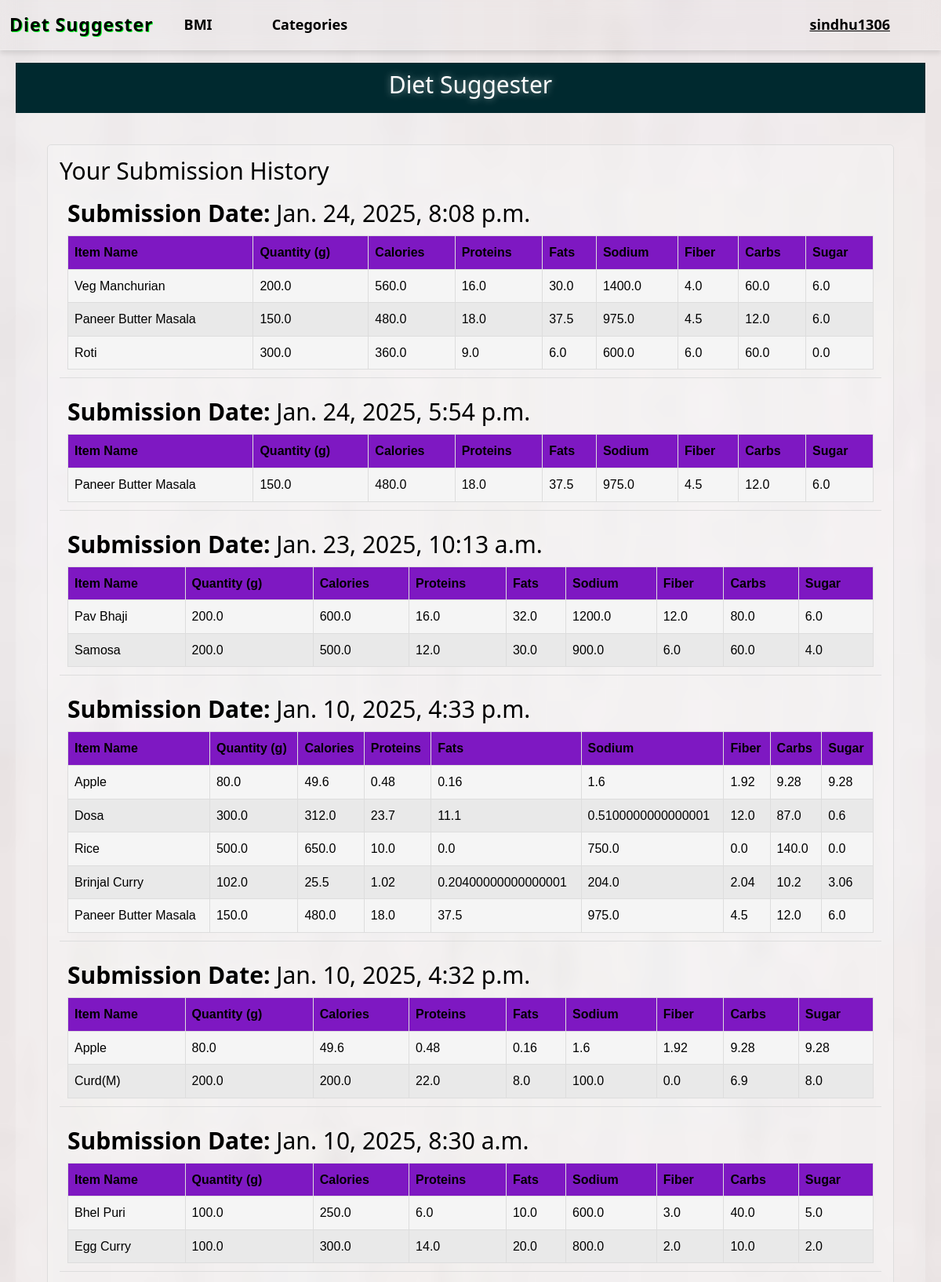
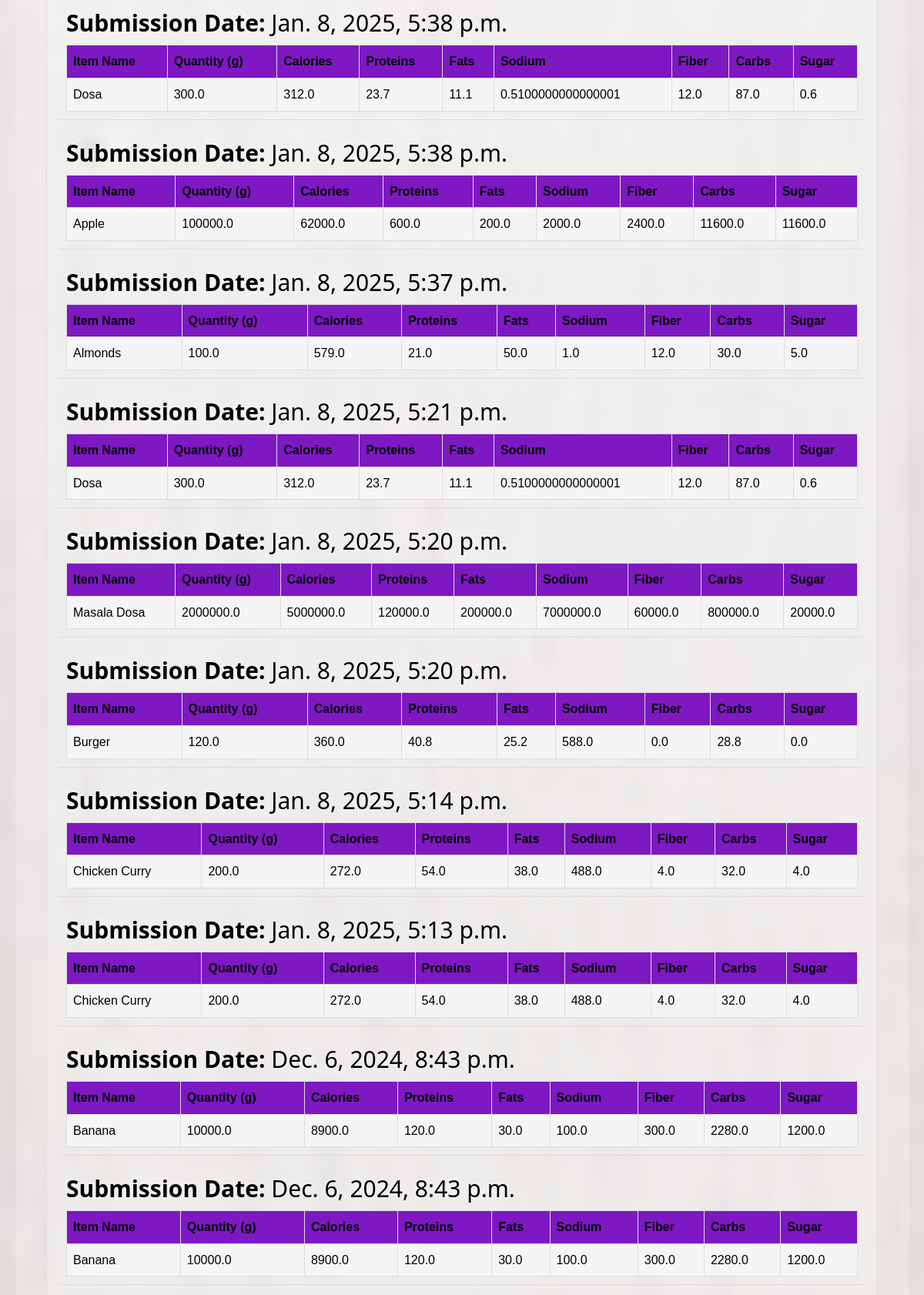
The page /user-history/ (signed in, upper part) on the database its author committed (2 pictures, top to bottom).
### nutrition/models.py (models this page shows, shortened)
class UserSubmission(models.Model):
    user = models.ForeignKey(User, on_delete=models.CASCADE)
    submitted_at = models.DateTimeField(auto_now_add=True)

class ItemEntry(models.Model):
    submission = models.ForeignKey(UserSubmission, related_name='items', on_delete=models.CASCADE)
    item_name = models.CharField(max_length=100)
    quantity = models.FloatField()
    calories = models.FloatField()
    proteins = models.FloatField()
    fats = models.FloatField()
    sodium = models.FloatField(default=0)
    fiber = models.FloatField(default=0)
    carbs = models.FloatField()
    sugar = models.FloatField(default=0)
    category = models.ForeignKey(Category, related_name='item_entries', on_delete=models.CASCADE, null=True)

### nutrition/views.py (the view)
# urls.py: path('user-history/', views.user_history, name='user_history'),
@cache_control(no_cache=True, must_revalidate=True, no_store=True)
@login_required
def user_history(request):
    user_submissions = UserSubmission.objects.filter(user=request.user).prefetch_related('items').order_by('-submitted_at')
    context = {
        'submissions': user_submissions,
    }
    return render(request, 'user_history.html', context)

### templates/user_history.html (shortened to what this page needs)
{% extends 'base.html' %}
{% block content %}
<div class="submission-history">
    <h3>Your Submission History</h3>
    {% if submissions %}
        {% for submission in submissions %}
            <div class="submission">
                <h3><strong>Submission Date:</strong> {{ submission.submitted_at }}</h3>
                <table class="item-table">
                    <thead>
                        <tr>
                            <th>Item Name</th>
                            <th>Quantity (g)</th>
                            <th>Calories</th>
                            <th>Proteins</th>
                            <th>Fats</th>
                            <th>Sodium</th>
                            <th>Fiber</th>
                            <th>Carbs</th>
                            <th>Sugar</th>
                        </tr>
                    </thead>
                    <tbody>
                        {% for item_entry in submission.items.all %}
                        <tr>
                            <td>{{ item_entry.item_name|title }}</td>
                            <td>{{ item_entry.quantity }}</td>
                            <td>{{ item_entry.calories }}</td>
                            <td>{{ item_entry.proteins }}</td>
                            <td>{{ item_entry.fats }}</td>
                            <td>{{ item_entry.sodium }}</td>
                            <td>{{ item_entry.fiber }}</td>
                            <td>{{ item_entry.carbs }}</td>
                            <td>{{ item_entry.sugar }}</td>
                        </tr>
                        {% endfor %}
                    </tbody>
                </table>
            </div>
        {% endfor %}
    {% else %}
        <p>You have not made any submissions yet.</p>
    {% endif %}
</div>
{% endblock %}

### templates/navbar.html (shortened to what this page needs)
{% load static %}
<nav class="navbar navbar-expand-lg">
    <div class="container-fluid" id="navbarNav">
        <a class="navbar-brand" href="/">Diet Suggester</a>
        <div class="collapse navbar-collapse" id="navbarText">
            <ul class="navbar-nav me-auto mb-2 mb-lg-0">
            <li class="nav-item active">
                <a class="nav-link" href="{% url 'bmicalc' %}">BMI</a>
            </li>
            <li class="nav-item">
                <a class="nav-link" href="{% url 'category-wise-items' %}">Categories</a>
            </li>
            <li class="nav-item">
                <a class="nav-link" href="#"></a>
            </li>
            <li class="nav-item">
                <a class="nav-link" href="#"></a>
            </li>
        </ul>
        <ul class="navbar-nav ms-auto mb-2 mb-lg-0">
            {% if user.is_authenticated %}
                <li class="nav-item">
                    <a class="nav-link" href="{% url 'user_history' %}"><u>{{ user.username }}</u></a>
                </li>
            {% else %}
                <li class="nav-item">
                    <a class="nav-link" href="{% url 'login' %}"><u>User</u></a>
                </li>
            {% endif %}
        </ul>
    </div>
</div>
</nav>

### templates/user_history.html (style rules this page uses)
.submission-history { margin: 20px; border: 1px solid #ddd; border-radius: 5px; padding: 15px; background-color: #f9f9f953; }
.submission { margin-bottom: 15px; padding: 10px; border-bottom: 1px solid #ddd; }
.item-table { width: 100%; border-collapse: collapse; margin-top: 10px; }
.item-table th, .item-table td { border: 1px solid #ddd; padding: 8px; text-align: left; }
.item-table th { background-color: #7e18c2; }

### rows shown on the page
UserSubmission: submitted_at "Jan. 24, 2025, 8:08 p.m."
ItemEntry: item_name "Veg Manchurian", quantity "200.0", calories "560.0", proteins "16.0", fats "30.0", sodium "1400.0", fiber "4.0", carbs "60.0", sugar "6.0"
ItemEntry: item_name "Paneer Butter Masala", quantity "150.0", calories "480.0", proteins "18.0", fats "37.5", sodium "975.0", fiber "4.5", carbs "12.0", sugar "6.0"
ItemEntry: item_name "Roti", quantity "300.0", calories "360.0", proteins "9.0", fats "6.0", sodium "600.0", fiber "6.0", carbs "60.0", sugar "0.0"
UserSubmission: submitted_at "Jan. 24, 2025, 5:54 p.m."
ItemEntry: item_name "Paneer Butter Masala", quantity "150.0", calories "480.0", proteins "18.0", fats "37.5", sodium "975.0", fiber "4.5", carbs "12.0", sugar "6.0"
UserSubmission: submitted_at "Jan. 23, 2025, 10:13 a.m."
ItemEntry: item_name "Pav Bhaji", quantity "200.0", calories "600.0", proteins "16.0", fats "32.0", sodium "1200.0", fiber "12.0", carbs "80.0", sugar "6.0"
ItemEntry: item_name "Samosa", quantity "200.0", calories "500.0", proteins "12.0", fats "30.0", sodium "900.0", fiber "6.0", carbs "60.0", sugar "4.0"
UserSubmission: submitted_at "Jan. 10, 2025, 4:33 p.m."
ItemEntry: item_name "Apple", quantity "80.0", calories "49.6", proteins "0.48", fats "0.16", sodium "1.6", fiber "1.92", carbs "9.28", sugar "9.28"
ItemEntry: item_name "Dosa", quantity "300.0", calories "312.0", proteins "23.7", fats "11.1", sodium "0.5100000000000001", fiber "12.0", carbs "87.0", sugar "0.6"
ItemEntry: item_name "Rice", quantity "500.0", calories "650.0", proteins "10.0", fats "0.0", sodium "750.0", fiber "0.0", carbs "140.0", sugar "0.0"
ItemEntry: item_name "Brinjal Curry", quantity "102.0", calories "25.5", proteins "1.02", fats "0.20400000000000001", sodium "204.0", fiber "2.04", carbs "10.2", sugar "3.06"
ItemEntry: item_name "Paneer Butter Masala", quantity "150.0", calories "480.0", proteins "18.0", fats "37.5", sodium "975.0", fiber "4.5", carbs "12.0", sugar "6.0"
UserSubmission: submitted_at "Jan. 10, 2025, 4:32 p.m."
ItemEntry: item_name "Apple", quantity "80.0", calories "49.6", proteins "0.48", fats "0.16", sodium "1.6", fiber "1.92", carbs "9.28", sugar "9.28"
ItemEntry: item_name "Curd(M)", quantity "200.0", calories "200.0", proteins "22.0", fats "8.0", sodium "100.0", fiber "0.0", carbs "6.9", sugar "8.0"
UserSubmission: submitted_at "Jan. 10, 2025, 8:30 a.m."
ItemEntry: item_name "Bhel Puri", quantity "100.0", calories "250.0", proteins "6.0", fats "10.0", sodium "600.0", fiber "3.0", carbs "40.0", sugar "5.0"
ItemEntry: item_name "Egg Curry", quantity "100.0", calories "300.0", proteins "14.0", fats "20.0", sodium "800.0", fiber "2.0", carbs "10.0", sugar "2.0"
UserSubmission: submitted_at "Jan. 8, 2025, 5:38 p.m."
ItemEntry: item_name "Dosa", quantity "300.0", calories "312.0", proteins "23.7", fats "11.1", sodium "0.5100000000000001", fiber "12.0", carbs "87.0", sugar "0.6"
UserSubmission: submitted_at "Jan. 8, 2025, 5:38 p.m."
ItemEntry: item_name "Apple", quantity "100000.0", calories "62000.0", proteins "600.0", fats "200.0", sodium "2000.0", fiber "2400.0", carbs "11600.0", sugar "11600.0"
UserSubmission: submitted_at "Jan. 8, 2025, 5:37 p.m."
ItemEntry: item_name "Almonds", quantity "100.0", calories "579.0", proteins "21.0", fats "50.0", sodium "1.0", fiber "12.0", carbs "30.0", sugar "5.0"
UserSubmission: submitted_at "Jan. 8, 2025, 5:21 p.m."
ItemEntry: item_name "Dosa", quantity "300.0", calories "312.0", proteins "23.7", fats "11.1", sodium "0.5100000000000001", fiber "12.0", carbs "87.0", sugar "0.6"
UserSubmission: submitted_at "Jan. 8, 2025, 5:20 p.m."
ItemEntry: item_name "Masala Dosa", quantity "2000000.0", calories "5000000.0", proteins "120000.0", fats "200000.0", sodium "7000000.0", fiber "60000.0", carbs "800000.0", sugar "20000.0"
UserSubmission: submitted_at "Jan. 8, 2025, 5:20 p.m."
ItemEntry: item_name "Burger", quantity "120.0", calories "360.0", proteins "40.8", fats "25.2", sodium "588.0", fiber "0.0", carbs "28.8", sugar "0.0"
UserSubmission: submitted_at "Jan. 8, 2025, 5:14 p.m."
ItemEntry: item_name "Chicken Curry", quantity "200.0", calories "272.0", proteins "54.0", fats "38.0", sodium "488.0", fiber "4.0", carbs "32.0", sugar "4.0"
UserSubmission: submitted_at "Jan. 8, 2025, 5:13 p.m."
ItemEntry: item_name "Chicken Curry", quantity "200.0", calories "272.0", proteins "54.0", fats "38.0", sodium "488.0", fiber "4.0", carbs "32.0", sugar "4.0"
UserSubmission: submitted_at "Dec. 6, 2024, 8:43 p.m."
ItemEntry: item_name "Banana", quantity "10000.0", calories "8900.0", proteins "120.0", fats "30.0", sodium "100.0", fiber "300.0", carbs "2280.0", sugar "1200.0"
UserSubmission: submitted_at "Dec. 6, 2024, 8:43 p.m."
ItemEntry: item_name "Banana", quantity "10000.0", calories "8900.0", proteins "120.0", fats "30.0", sodium "100.0", fiber "300.0", carbs "2280.0", sugar "1200.0"

### other values the page prints
{{ user.username }} "sindhu1306"
